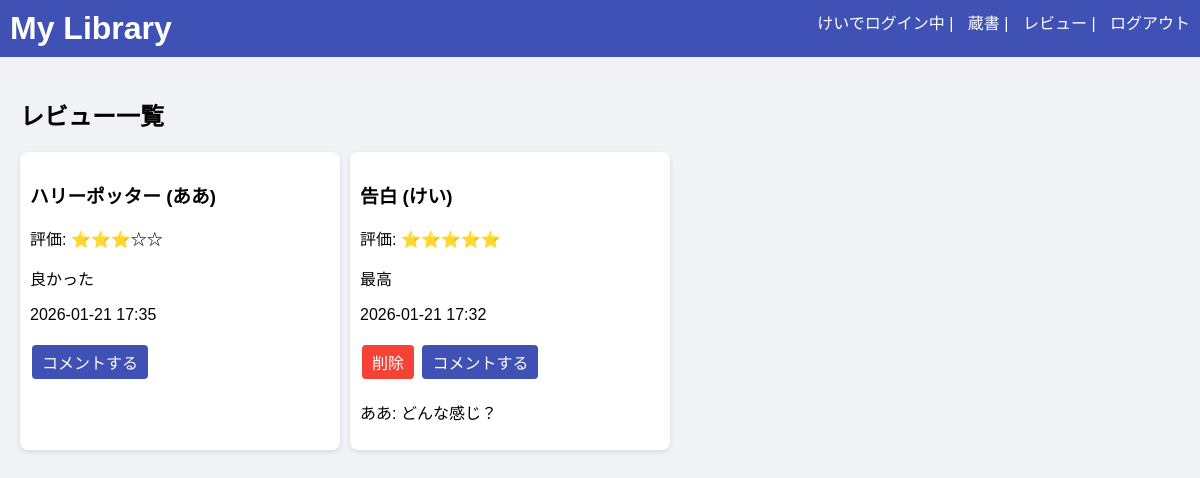
The app's page /reviews (signed in) with its own data.
### models.py (models this page shows)
class Review(db.Model):
    id = db.Column(db.Integer, primary_key=True)
    book_id = db.Column(db.Integer, db.ForeignKey('book.id'), nullable=False)
    user_id = db.Column(db.Integer, db.ForeignKey('user.id'), nullable=False)
    rating = db.Column(db.Integer)
    review_text = db.Column(db.Text)
    review_date = db.Column(db.DateTime, default=datetime.utcnow)
    comments = db.relationship('Comment', backref='review', lazy=True)

class Book(db.Model):
    id = db.Column(db.Integer, primary_key=True)
    title = db.Column(db.String(200), nullable=False)
    author = db.Column(db.String(100), nullable=False)
    genre = db.Column(db.String(50))
    status = db.Column(db.String(20))
    rating = db.Column(db.Integer, default=0)
    user_id = db.Column(db.Integer, db.ForeignKey('user.id'), nullable=False)
    reviews = db.relationship('Review', backref='book', lazy=True)

class User(db.Model):
    id = db.Column(db.Integer, primary_key=True)
    username = db.Column(db.String(80), unique=True, nullable=False)
    password = db.Column(db.String(200), nullable=False)
    books = db.relationship('Book', backref='user', lazy=True)
    reviews = db.relationship('Review', backref='user', lazy=True)
    comments = db.relationship('Comment', backref='user', lazy=True)

class Comment(db.Model):
    id = db.Column(db.Integer, primary_key=True)
    review_id = db.Column(db.Integer, db.ForeignKey('review.id'), nullable=False)
    user_id = db.Column(db.Integer, db.ForeignKey('user.id'), nullable=False)
    comment_text = db.Column(db.Text, nullable=False)
    comment_date = db.Column(db.DateTime, default=datetime.utcnow)

### app.py (the view)
@app.route('/reviews')
def reviews_page():
    if 'user_id' not in session:
        return redirect(url_for('login'))
    reviews = Review.query.order_by(Review.review_date.desc()).all()
    return render_template('reviews.html', reviews=reviews)

### templates/reviews.html (shortened to what this page needs)
{% extends "base.html" %}
{% block content %}
<h2>レビュー一覧</h2>
<div class="card-container">
{% for review in reviews %}
<div class="card">
    <h3>{{ review.book.title }} ({{ review.user.username }})</h3>
    <p>評価: {{ '⭐'*review.rating }}{{ '☆'*(5-review.rating) }}</p>
    <p>{{ review.review_text }}</p>
    <p>{{ review.review_date.strftime('%Y-%m-%d %H:%M') }}</p>
    {% if review.user_id == session.get('user_id') %}
        <a class="btn delete" href="{{ url_for('delete_review', review_id=review.id) }}" onclick="return confirm('レビューを削除しますか？')">削除</a>
    {% endif %}
    <a class="btn" href="{{ url_for('add_comment', review_id=review.id) }}">コメントする</a>
    <div class="comments">
        {% for comment in review.comments %}
        <p>{{ comment.user.username }}: {{ comment.comment_text }}
        </p>
        {% endfor %}
    </div>
</div>
{% endfor %}
</div>
{% endblock %}

### templates/base.html (shortened to what this page needs)
<!DOCTYPE html>
<html lang="ja">
<head>
    <link rel="stylesheet" href="{{ url_for('static', filename='style.css') }}">
</head>
<body>
    <header>
        <h1>My Library</h1>
        <nav>
            {% if session.get('user_id') %}
                <span>{{ session['username'] }}でログイン中</span> |
                <a href="{{ url_for('books_page') }}">蔵書</a> |
                <a href="{{ url_for('reviews_page') }}">レビュー</a> |
                <a href="{{ url_for('logout') }}">ログアウト</a>
            {% else %}
                <a href="{{ url_for('login') }}">ログイン</a> |
                <a href="{{ url_for('register') }}">登録</a>
            {% endif %}
        </nav>
    </header>
    <main>
        {% block content %}{% endblock %}
    </main>
</body>
</html>

### static/style.css (style rules this page uses)
body { font-family: Arial, sans-serif; margin: 0; padding: 0; background: #f0f2f5; }
header { background: #3f51b5; color: white; padding: 10px; }
header h1 { margin: 0; display: inline-block; }
nav { display: inline-block; float: right; }
nav a, nav span { color: white; margin-left: 10px; text-decoration: none; }
main { padding: 20px; }
.card-container { display: flex; flex-wrap: wrap; gap: 10px; }
.card { background: white; border-radius: 8px; padding: 10px; width: 300px; box-shadow: 0 2px 5px rgba(0,0,0,0.1); }
.btn { display: inline-block; padding: 5px 10px; margin: 5px 2px; background: #3f51b5; color: white; border-radius: 4px; text-decoration: none; }
.btn.delete { background: #f44336; }

### records on screen
Review: book "ハリーポッター", user.username "ああ", rating "⭐⭐⭐", rating "☆☆", review_text "良かった", review_date "2026-01-21 17:35"
Review: book "告白", user.username "けい", rating "⭐⭐⭐⭐⭐", review_text "最高", review_date "2026-01-21 17:32"
Comment: user.username "ああ", comment_text "どんな感じ？"

### other values on screen
{{ session['username'] }} "けい"
